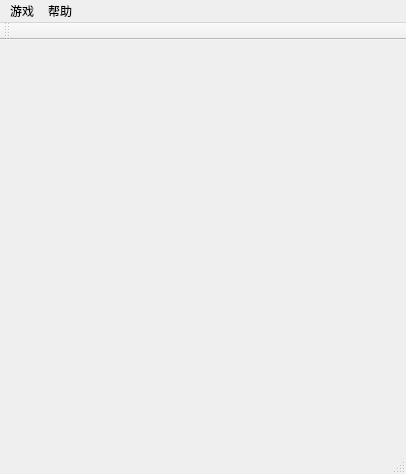
<?xml version="1.0" encoding="UTF-8"?>
<ui version="4.0">
 <class>MainWindow</class>
 <widget class="QMainWindow" name="MainWindow">
  <property name="geometry">
   <rect>
    <x>0</x>
    <y>0</y>
    <width>406</width>
    <height>474</height>
   </rect>
  </property>
  <property name="windowTitle">
   <string>Minewepper</string>
  </property>
  <widget class="QWidget" name="centralWidget"/>
  <widget class="QMenuBar" name="menuBar">
   <property name="geometry">
    <rect>
     <x>0</x>
     <y>0</y>
     <width>406</width>
     <height>23</height>
    </rect>
   </property>
   <widget class="QMenu" name="menuTetris">
    <property name="title">
     <string>游戏</string>
    </property>
    <addaction name="actionStart"/>
    <addaction name="actionPause"/>
    <addaction name="separator"/>
    <addaction name="actionExit"/>
   </widget>
   <widget class="QMenu" name="menu">
    <property name="title">
     <string>帮助</string>
    </property>
    <addaction name="action_Help"/>
    <addaction name="separator"/>
    <addaction name="action_About"/>
   </widget>
   <addaction name="menuTetris"/>
   <addaction name="menu"/>
  </widget>
  <widget class="QToolBar" name="mainToolBar">
   <attribute name="toolBarArea">
    <enum>TopToolBarArea</enum>
   </attribute>
   <attribute name="toolBarBreak">
    <bool>false</bool>
   </attribute>
  </widget>
  <widget class="QStatusBar" name="statusBar"/>
  <action name="action_Help">
   <property name="text">
    <string>帮助(&amp;H)</string>
   </property>
   <property name="statusTip">
    <string>获得操作说明</string>
   </property>
  </action>
  <action name="action_About">
   <property name="text">
    <string>关于(&amp;A)</string>
   </property>
   <property name="statusTip">
    <string>关于本游戏</string>
   </property>
  </action>
  <action name="actionStart">
   <property name="text">
    <string>新游戏(&amp;N)</string>
   </property>
   <property name="statusTip">
    <string>开始新游戏</string>
   </property>
  </action>
  <action name="actionPause">
   <property name="text">
    <string>暂停(&amp;P)</string>
   </property>
   <property name="statusTip">
    <string>暂停当前游戏</string>
   </property>
  </action>
  <action name="actionStop">
   <property name="text">
    <string>停止(&amp;T)</string>
   </property>
   <property name="statusTip">
    <string>停止当前游戏</string>
   </property>
  </action>
  <action name="actionExit">
   <property name="text">
    <string>退出(&amp;E)</string>
   </property>
   <property name="statusTip">
    <string>退出游戏</string>
   </property>
  </action>
 </widget>
 <layoutdefault spacing="6" margin="11"/>
 <resources/>
 <connections/>
</ui>
